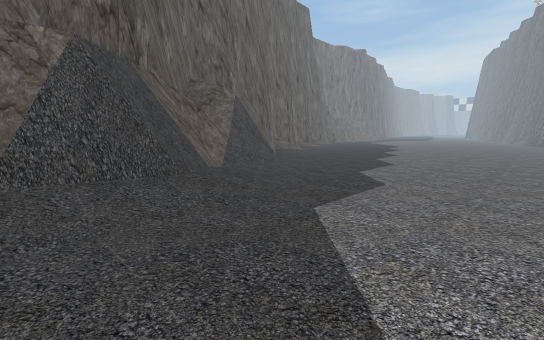
View 1 (above)

16 first-person views from a walk through a scene from a Unity 3-D project. The camera is 1.2 m above the floor, tilts 8° down and sees 90° across. The floor is counted in squares, 1 m on a side. Each view is taken from the middle of a square. On the plan, view 1 faces up. The plan holds only what a view shows up to about 13 squares ahead; the rest is blank. The place goes on beyond the plan.

View 2
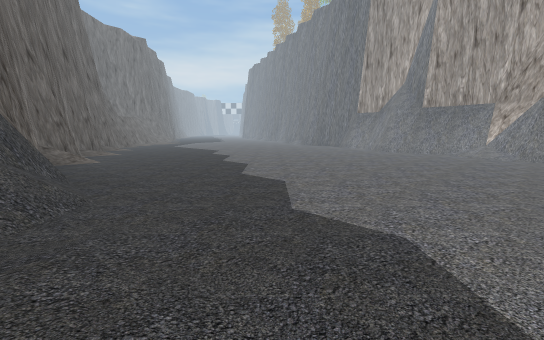

View 3
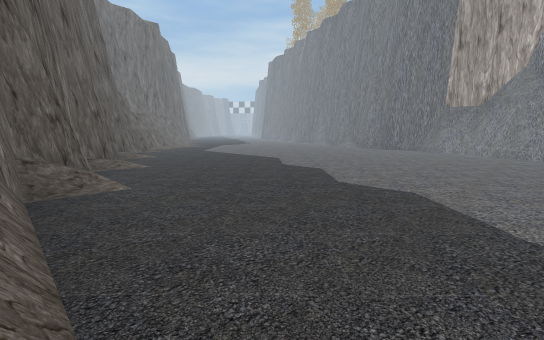

View 4
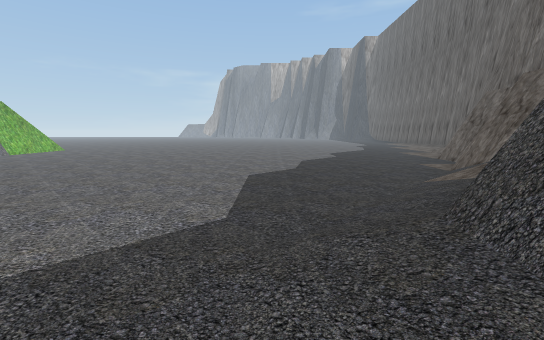

View 5
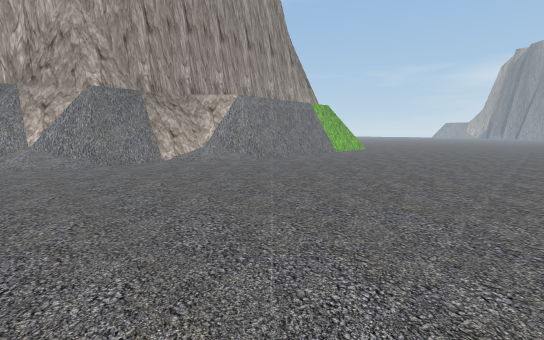

View 6
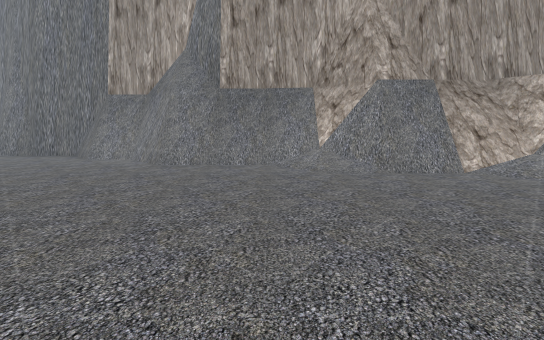

View 7
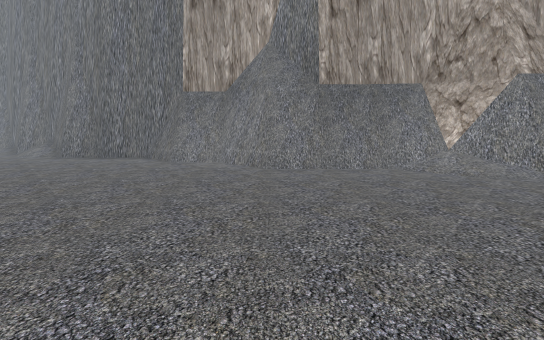

View 8
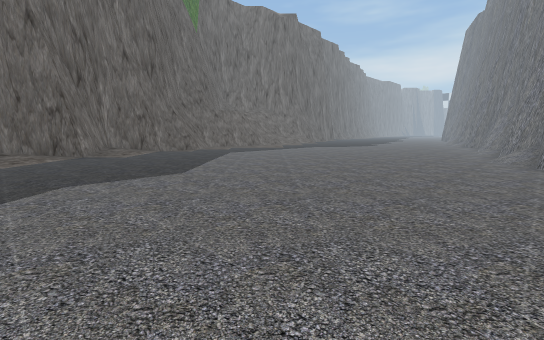

View 9
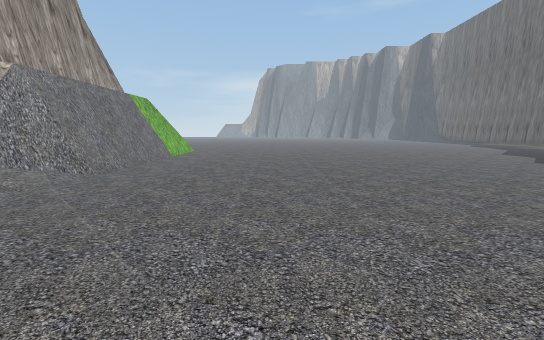

View 10
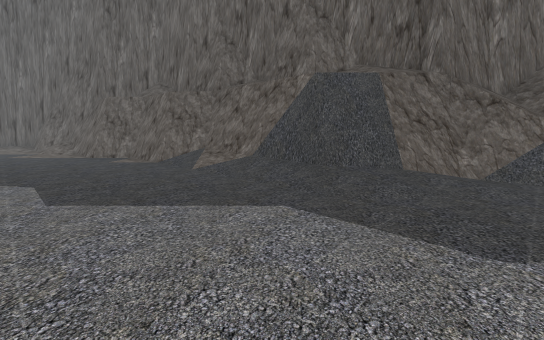

View 11
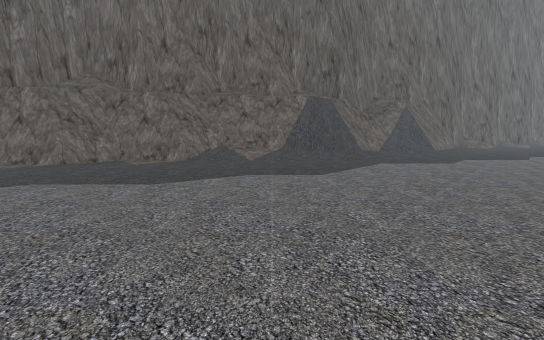

View 12
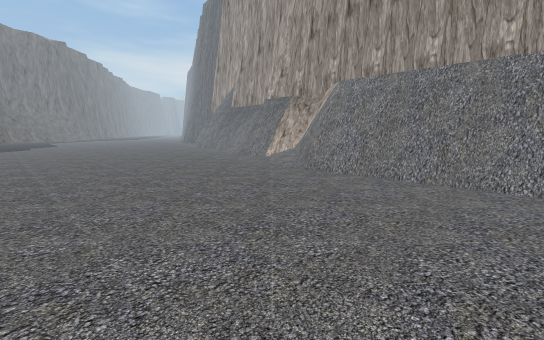

View 13
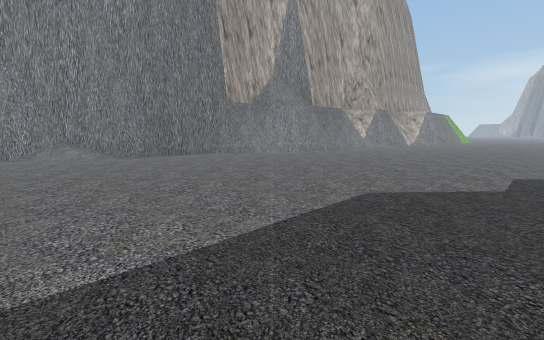

View 14
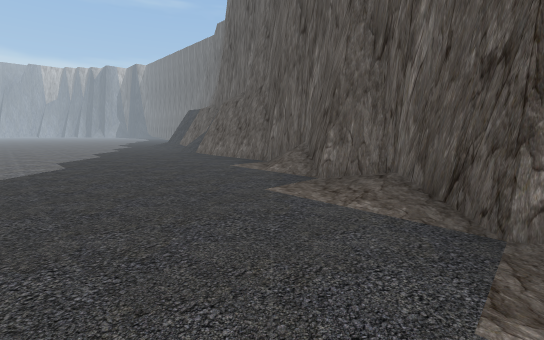

View 15
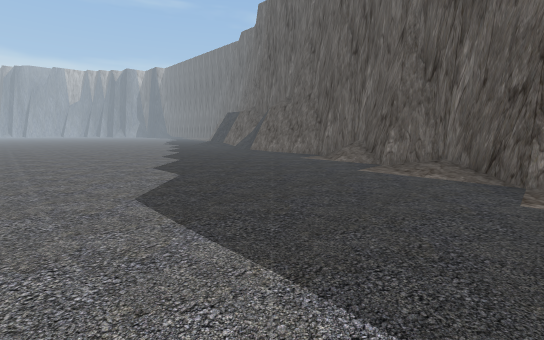

View 16
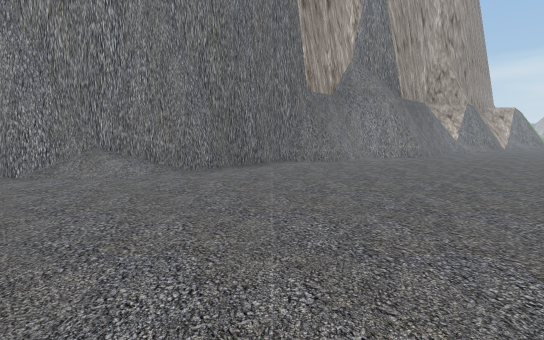

### Floor plan
Key: @ floor where view 1 was taken; # wall or solid block; . main floor; : floor 0.25 m higher than the main floor; / step, stairs or slope; = window, fence, low wall or low ledge; O other object.
Columns run from 9 left of view 1 to 24 right of it. Each row starts with its distance up from view 1.
 27             ##...................#
 26            ##.................../#
 25            #:................../O#
 24            #/................../##
 23           ##...................##
 22          ##/...................#
 21          #O/...................#
 20          #/....................#
 19          #.....................#
 18          #....................##
 17          #...................##
 16          #...................##
 15          #...................#
 14         ##..................##
 13        ##=.................##
 12        =#/.................##
 11        #O/.................#
 10        #/..................##
  9        #...................##
  8        #:................./=#
  7       ##:................./##
  6       ##:.................##
  5      ##=/................=##
  4     ###/.................=#
  3    ###/..................=#
  2    ##/................../=#
  1    #O.................../##
  0   ##.....@............./##
 -1  ###...................=#
 -2  ##....................=#
 -3  #.....................=#
 -4 ##.....................=#
 -5 ##.....................=#
 -6 #......................=#

Where each view was taken, in squares from view 1:
view 1: 0 up, 0 right, facing up
view 2: 5 up, 1 left, facing up-right
view 3: 12 up, 0 right, facing up-right
view 4: 8 up, 0 right, facing down
view 5: 8 up, 5 right, facing down-right
view 6: 9 up, 8 right, facing right
view 7: 13 up, 9 right, facing right
view 8: 14 up, 13 right, facing up
view 9: 7 up, 9 right, facing down
view 10: 4 up, 5 right, facing left
view 11: 6 down, 5 right, facing up-left
view 12: 6 down, 7 right, facing up-right
view 13: 27 up, 8 right, facing down-right
view 14: 27 up, 8 right, facing down-left
view 15: 27 up, 12 right, facing down-left
view 16: 27 up, 14 right, facing down-right
